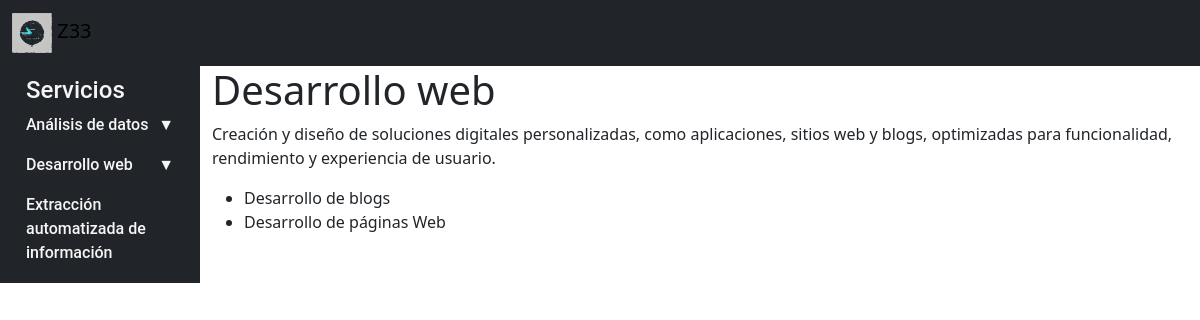
Page /servicios/desarrollo-web/ on the committed database.
### home/models.py (models this page shows, shortened)
class Caterogy(models.Model):
    name = models.CharField(max_length=100)
    slug = models.SlugField(max_length=200, unique=True)
    description = models.TextField()
    image = models.ImageField(upload_to='categories', blank=True, null=True)
    class Meta:
        ordering = ['name']
        verbose_name = 'category'
        verbose_name_plural = 'categories'

class Subcategory(models.Model):
    name = models.CharField(max_length=100)
    slug = models.SlugField(max_length=200, unique=True)
    description = models.TextField()
    category = models.ForeignKey(Caterogy, on_delete=models.CASCADE)
    image = models.ImageField(upload_to='subcategories', blank=True, null=True)
    class Meta:
        ordering = ['name']
        verbose_name = 'subcategory'
        verbose_name_plural = 'subcategories'

### home/views.py (the view)
# urls.py: path('<slug:slug>/', views.CategoryDetailView.as_view(), name='category_detail'),
class CategoryDetailView(generic.DetailView):
    model = Caterogy
    context_object_name = 'category'
    template_name = 'category_detail.html'
    def get_context_data(self, **kwargs) -> dict[str, Any]:
        context = super().get_context_data(**kwargs)
        context['subcategories'] = Subcategory.objects.filter(category=self.object)
        return context

### home/templatetags/home_tags.py (called while the page is built)
@register.inclusion_tag('page/categories.html')
def all_categories():
    all_categories = Caterogy.objects.all()
    categories_with_subcategories = []
    for category in all_categories:
        subcategories = Subcategory.objects.filter(category=category)
        categories_with_subcategories.append({'category': category, 'subcategories': subcategories})
    return {'categories_with_subcategories': categories_with_subcategories}

### home/templates/category_detail.html (shortened to what this page needs)
{% extends "base.html" %}
{% block content %}
    <h1>{{ category.name }}</h1>
    <p>{{ category.description }}</p>
    <ul>
        {% for subcategory in subcategories %}
            <li>
                 {{ subcategory.name }}
            </li>
        {% endfor %}
    </ul>
{% endblock %}

### home/templates/page/categories.html (shortened to what this page needs)
<h4>Servicios</h4>
<ul class="nav flex-column" id="nav_accordion">
    {% for item in categories_with_subcategories %}
        {% if item.subcategories %}
        <li class="nav-item has-submenu">
            <a class="nav-link" href="{% url 'category_detail' item.category.slug %}" data-bs-toggle="collapse" data-bs-target=".submenu-{{ forloop.counter }}">{{ item.category.name }}<span class="float-end">&#x25BC;</span></a>
        </li>
        {% else %}
        <li class="nav-item">
            <a class="nav-link" href="{% url 'category_detail' item.category.slug %}">{{ item.category.name }}</a>
        </li>
        {% endif %}
    {% endfor %}
</ul>

### home/static/styles.css (style rules this page uses)
.sidebar h4 { color: whitesmoke; font-family: 'Roboto', sans-serif; font-weight: 500; margin-top: 0; margin-bottom: 0; padding-left: 1rem; padding-right: 1rem; }
.nav-link { color: whitesmoke !important; font-family: 'Roboto', sans-serif; font-weight: 500; }

### rows in the picture
Caterogy: category.name "Análisis de datos"
Caterogy: category.name "Desarrollo web", name "Desarrollo web", description "Creación y diseño de soluciones digitales personalizadas, como aplicaciones, sitios web y blogs, optimizadas para funcionalidad, rendimiento y experiencia de usuario."
Caterogy: category.name "Extracción automatizada de información"
Subcategory: name "Desarrollo de blogs"
Subcategory: name "Desarrollo de páginas Web"
